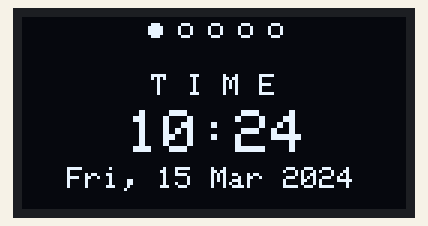
Simulated run of this sketch. Board: ESP32. Shown: 128×64 one-colour display. WiFi joins after 1.5 s; servers stay silent unless stated; the local clock reads 2024-03-15 10:24:30 at power-on unless the sketch sets it; what the sketch prints to the serial monitor is not drawn.

Above: at 1.6 s.
At 30.1 s:
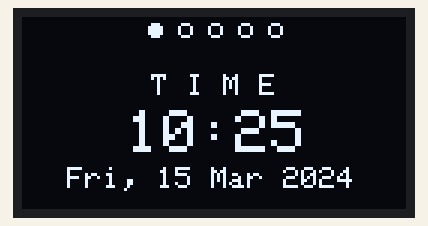

The sketch:

time_from_net.ino
```cpp
// Feel Free to copy.
// __author__ : Ronil Patil

#include <Adafruit_SSD1306.h>
#include <time.h>
#include <WiFi.h>
#include <Wire.h>
#include <Adafruit_GFX.h>

// Insert your network credentials
const char* ssid     = "wifi_SSID";
const char* password = "WIFI_PASSWORD";

// NTP Server Details
const char* ntpServer = "pool.ntp.org";
const long  gmtOffset_sec = 19800;
const int   daylightOffset_sec = 3600;

// OLED Display
#define SCREEN_WIDTH 128  // OLED display width, in pixels
#define SCREEN_HEIGHT 64  // OLED display height, in pixels

#define I2Cdisplay_SDA 21
#define I2Cdisplay_SCL 22
TwoWire I2Cdisplay = TwoWire(1);

Adafruit_SSD1306 display(SCREEN_WIDTH, SCREEN_HEIGHT, &I2Cdisplay, -1);

// Screens
int displayScreenNum = 0;
int displayScreenNumMax = 4;

void setup() {
  // put your setup code here, to run once:
  Serial.begin(115200);
  I2Cdisplay.begin(I2Cdisplay_SDA, I2Cdisplay_SCL, 100000);

  // Initialize OLED Display
  if (!display.begin(SSD1306_SWITCHCAPVCC, 0x3C)) {
    Serial.println(F("SSD1306 allocation failed"));
    for (;;);
  }
  display.clearDisplay();
  display.setTextColor(WHITE);

  // Connect to Wi-Fi
  Serial.print("Connecting to ");
  Serial.println(ssid);
  WiFi.begin(ssid, password);
  while (WiFi.status() != WL_CONNECTED) {
    delay(500);
    Serial.print(".");
  }
  Serial.println("");
  Serial.println("WiFi connected.");

  // Init and get the time
  configTime(gmtOffset_sec, daylightOffset_sec, ntpServer);
}

void loop() {
  // put your main code here, to run repeatedly:
  displayLocalTime();
}

//SCREEN NUMBER 0: DATE AND TIME
void displayLocalTime() {
  struct tm timeinfo;
  if (!getLocalTime(&timeinfo)) {
    Serial.println("Failed to obtain time");
  }
  Serial.println(&timeinfo, "%A, %B %d %Y %H:%M:%S");

  //GET DATE
  //Get full weekday name
  char weekDay[10];
  strftime(weekDay, sizeof(weekDay), "%a", &timeinfo);
  //Get day of month
  char dayMonth[4];
  strftime(dayMonth, sizeof(dayMonth), "%d", &timeinfo);
  //Get abbreviated month name
  char monthName[5];
  strftime(monthName, sizeof(monthName), "%b", &timeinfo);
  //Get year
  char year[6];
  strftime(year, sizeof(year), "%Y", &timeinfo);

  //GET TIME
  //Get hour (12 hour format)
  /*char hour[4];
  strftime(hour, sizeof(hour), "%I", &timeinfo);*/

  //Get hour (24 hour format)
  char hour[4];
  strftime(hour, sizeof(hour), "%H", &timeinfo);
  //Get minute
  char minute[4];
  strftime(minute, sizeof(minute), "%M", &timeinfo);

  //Display Date and Time on OLED display
  display.clearDisplay();
  display.setTextColor(WHITE);

  display.setTextSize(1);
  display.setCursor(43,19);
  display.println("T I M E");

  display.setTextSize(2);
  display.setCursor(35,31);
  display.print(hour);
  display.print(":");
  display.print(minute);
  display.setTextSize(1);
  display.setCursor(15, 50);
  display.print(weekDay);
  display.print(", ");
  display.print(dayMonth);
  display.print(" ");
  display.print(monthName);
  display.print(" ");
  display.print(year);
  displayIndicator(displayScreenNum);
  display.display();
}

// Create display marker for each screen
void displayIndicator(int displayNumber) {
  int xCoordinates[5] = {44, 54, 64, 74, 84};
  for (int i =0; i<5; i++) {
    if (i == displayNumber) {
      display.fillCircle(xCoordinates[i], 4, 2, WHITE);
    }
    else {
      display.drawCircle(xCoordinates[i], 4, 2, WHITE);
    }
  }
}
```

Measured:
- what the display in image 0 shows lasts 28.4 s, from 1.6 s to 30.0 s
- what the display in image 1 shows lasts 60.1 s, from 30.0 s to 90.1 s
